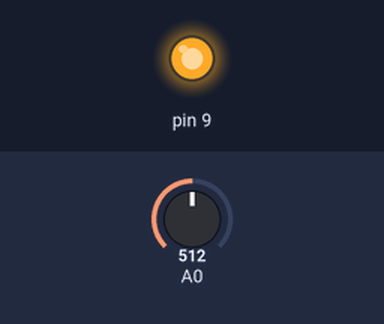
Simulated run of this sketch. Board: Arduino Uno, built with avr-gcc and run on an emulated ATmega328P. Parts: output pins drawn as LEDs (lit = HIGH). Inputs (shaded band) come from the test bench; at power-on: A0 = 512. What the sketch prints to the serial monitor is not drawn.

Above: at 0.1 s.
At 3.1 s:
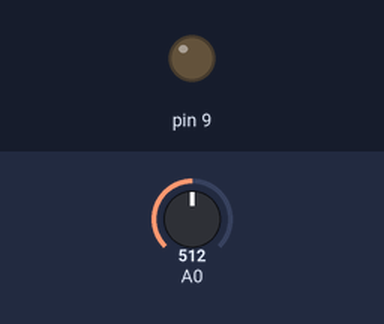
Timing chart, 0 to 4.6 s (numbered marks = the images above):
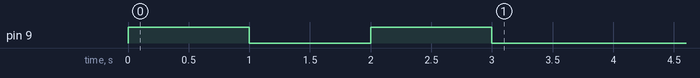

The sketch:

button_test.ino
```cpp
void setup() {
Serial.begin(9600);
 pinMode(9,OUTPUT);

 digitalWrite(9,HIGH);
  delay(1000);
  digitalWrite(9,LOW);
  delay(1000);
 digitalWrite(9,HIGH);
  delay(1000);
  digitalWrite(9,LOW);
  delay(1000);

}

void loop() {
int buttonRead1=analogRead(A0);
Serial.println(buttonRead1);
delay(200);

}
```
